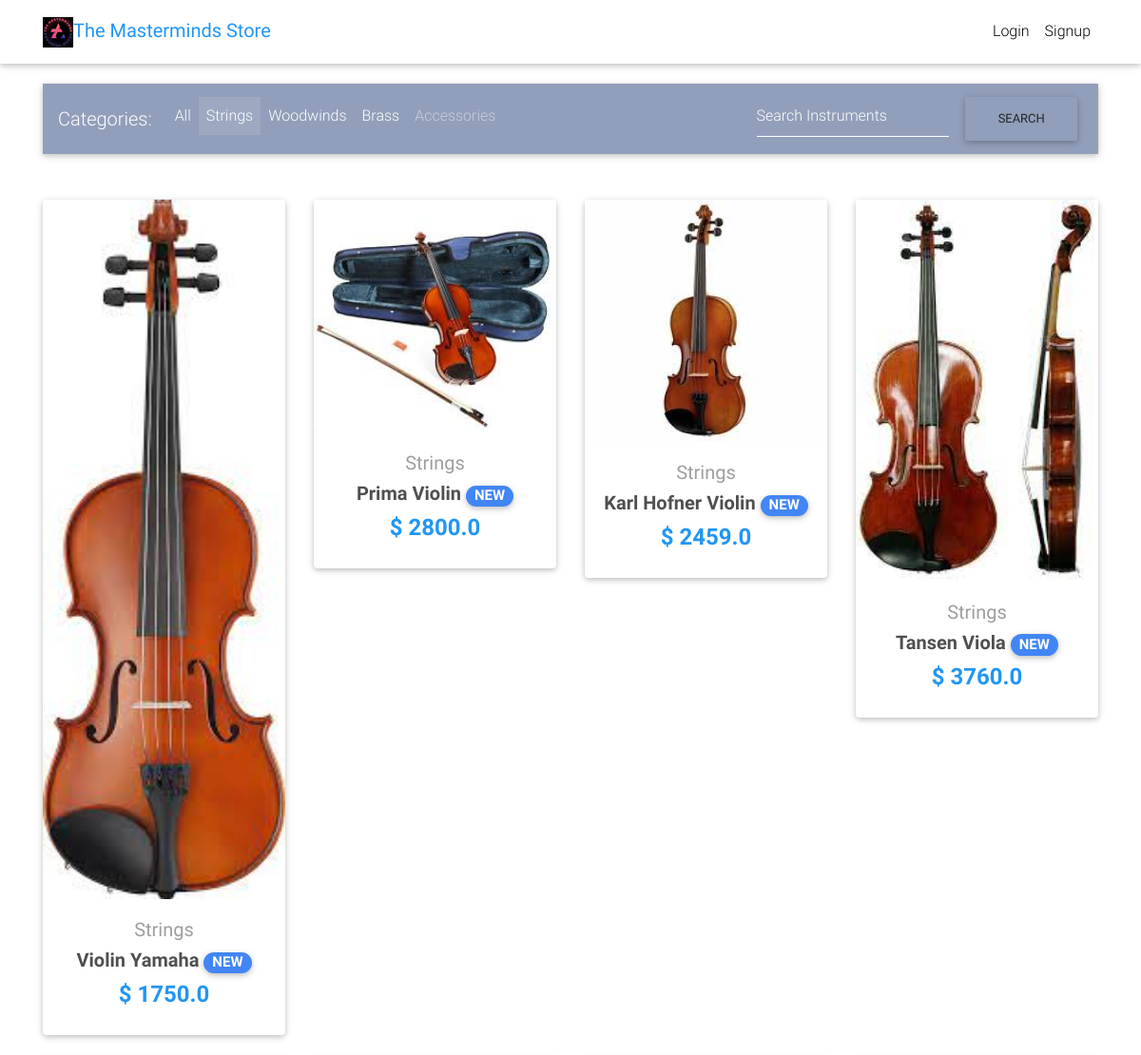
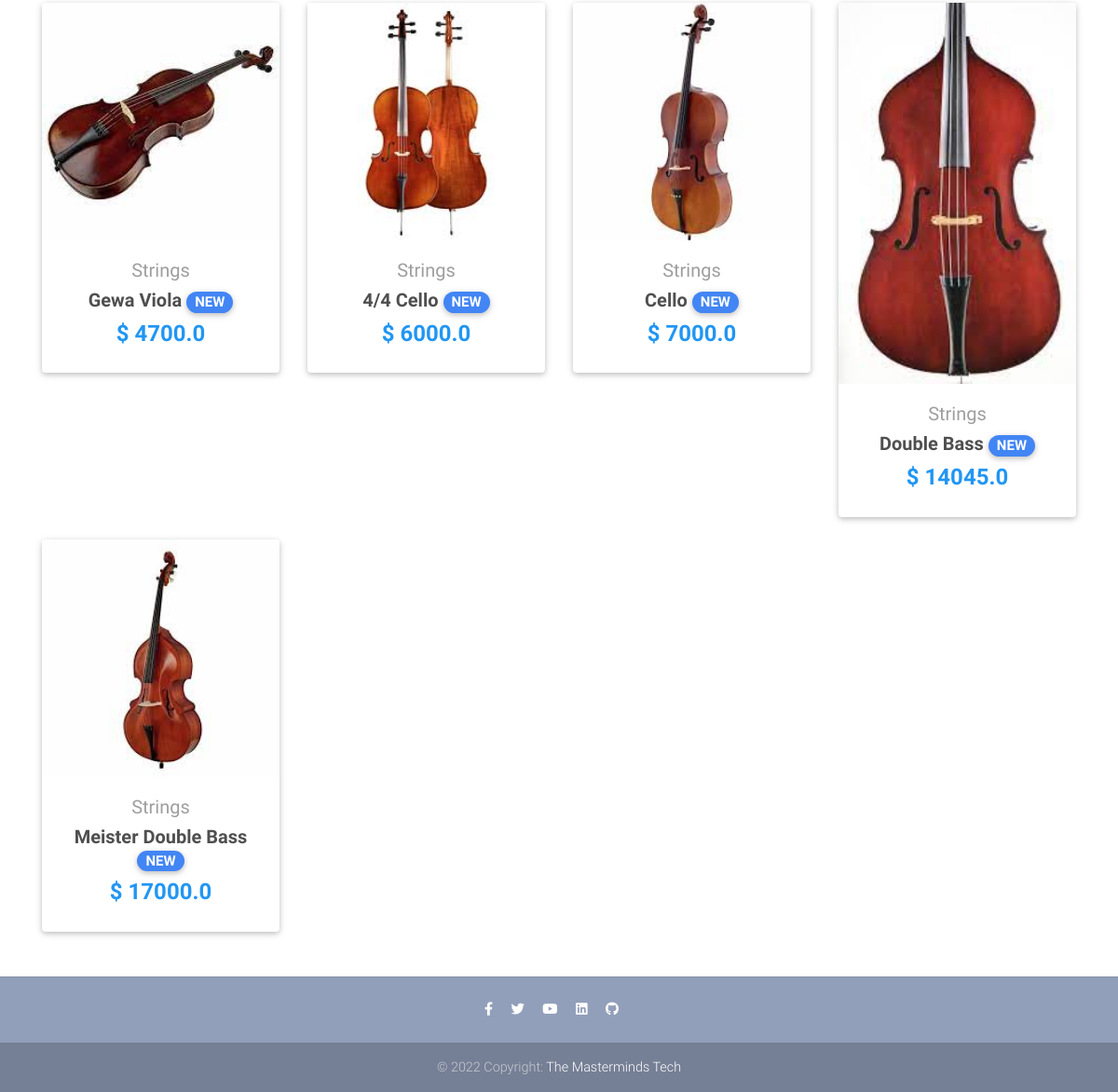
The page /strings/ on the database its author committed (2 pictures, top to bottom).
### core/models.py (models this page shows, shortened)
class Item(models.Model):
    title = models.CharField(max_length=100)
    price = models.FloatField()
    discount_price = models.FloatField(blank=True, null=True)
    category = models.CharField(choices=CATEGORY_CHOICES, max_length=1)
    label = models.CharField(choices=LABEL_CHOICES, max_length=1)
    slug = models.SlugField()
    description = models.TextField()
    image = models.ImageField()
    def get_category(self):
        return self.category
    def get_absolute_url(self):
        return reverse("core:product", kwargs={
            'slug': self.slug
        })

### core/views.py (the view)
# urls.py: path('strings/', StringsView.as_view(), name='strings'),
class StringsView(ListView):
    model = Item
    paginate_by = 100
    template_name = "strings.html"

### templates/strings.html (shortened to what this page needs)
{% extends "base.html" %}
{% block content %}
  <main>
    <div class="container">
      <nav class="navbar navbar-expand-lg navbar-dark mdb-color lighten-3 mt-3 mb-5">
        <span class="navbar-brand">Categories:</span>
        <div class="collapse navbar-collapse" id="basicExampleNav">
          <ul class="navbar-nav mr-auto">
            <li class="nav-item">
              <a class="nav-link" href="/">All
              </a>
            </li>
            <li class="nav-item active">
              <a class="nav-link" href="{% url 'core:strings' %}">Strings
              </a>
            </li>
            <li class="nav-item">
              <a class="nav-link" href="{% url 'core:winds' %}">Woodwinds
              </a>
            </li>
            <li class="nav-item">
              <a class="nav-link" href="{% url 'core:brass' %}">Brass
              </a>
            </li>
	    <li class=nav-item">
		    <a class="nav-link" href="{% url 'core:accessory' %}">Accessories
		    </a>
	    </li>
          </ul>
          <form class="form-inline" action="{% url 'core:search' %}" method="get">
            <div class="md-form my-0">
              <input class="form-control mr-sm-2" type="text" placeholder="Search Instruments" name="q" aria-label="Search">
              <button type="submit" class="btn btn">Search</button>
            </div>
          </form>
        </div>
      </nav>
      <section class="text-center mb-4">
        <div class="row wow fadeIn">
          {% for item in object_list %}
            {% if item.get_category == "S" %}
          <div class="col-lg-3 col-md-6 mb-4">
            <div class="card">
              <div class="view overlay">
                <img src="{{ item.image.url }}" class="card-img-top">
              </div>
              <div class="card-body text-center">
                <a href="" class="grey-text">
                  <h5>{{ item.get_category_display }}</h5>
                </a>
                <h5>
                  <strong>
                    <a href="{{ item.get_absolute_url }}" class="dark-grey-text">{{ item.title }}
                      <span class="badge badge-pill {{ item.get_label_display }}-color">NEW</span>
                    </a>
                  </strong>
                </h5>
                <h4 class="font-weight-bold blue-text">
                  <strong>$
                  {% if item.discount_price %}
                  {{ item.discount_price }}
                  {% else %}
                  {{ item.price }}
                  {% endif %}
                  </strong>
                </h4>
              </div>
            </div>
          </div>
          {% endif %}
          {% endfor %}
        </div>
      </section>
    </div>
  </main>
{% endblock content %}

### templates/base.html (style rules this page uses)
html, body, header, .carousel { height: 60vh; }

### rows shown on the page
Item: image (picture), category "Strings", title "Violin Yamaha", discount_price "1750.0"
Item: image (picture), category "Strings", title "Prima Violin", discount_price "2800.0"
Item: image (picture), category "Strings", title "Karl Hofner Violin", discount_price "2459.0"
Item: image (picture), category "Strings", title "Tansen Viola", discount_price "3760.0"
Item: image (picture), category "Strings", title "Gewa Viola", discount_price "4700.0"
Item: image (picture), category "Strings", title "4/4 Cello", discount_price "6000.0"
Item: image (picture), category "Strings", title "Cello", discount_price "7000.0"
Item: image (picture), category "Strings", title "Double Bass", discount_price "14045.0"
Item: image (picture), category "Strings", title "Meister Double Bass", discount_price "17000.0"
